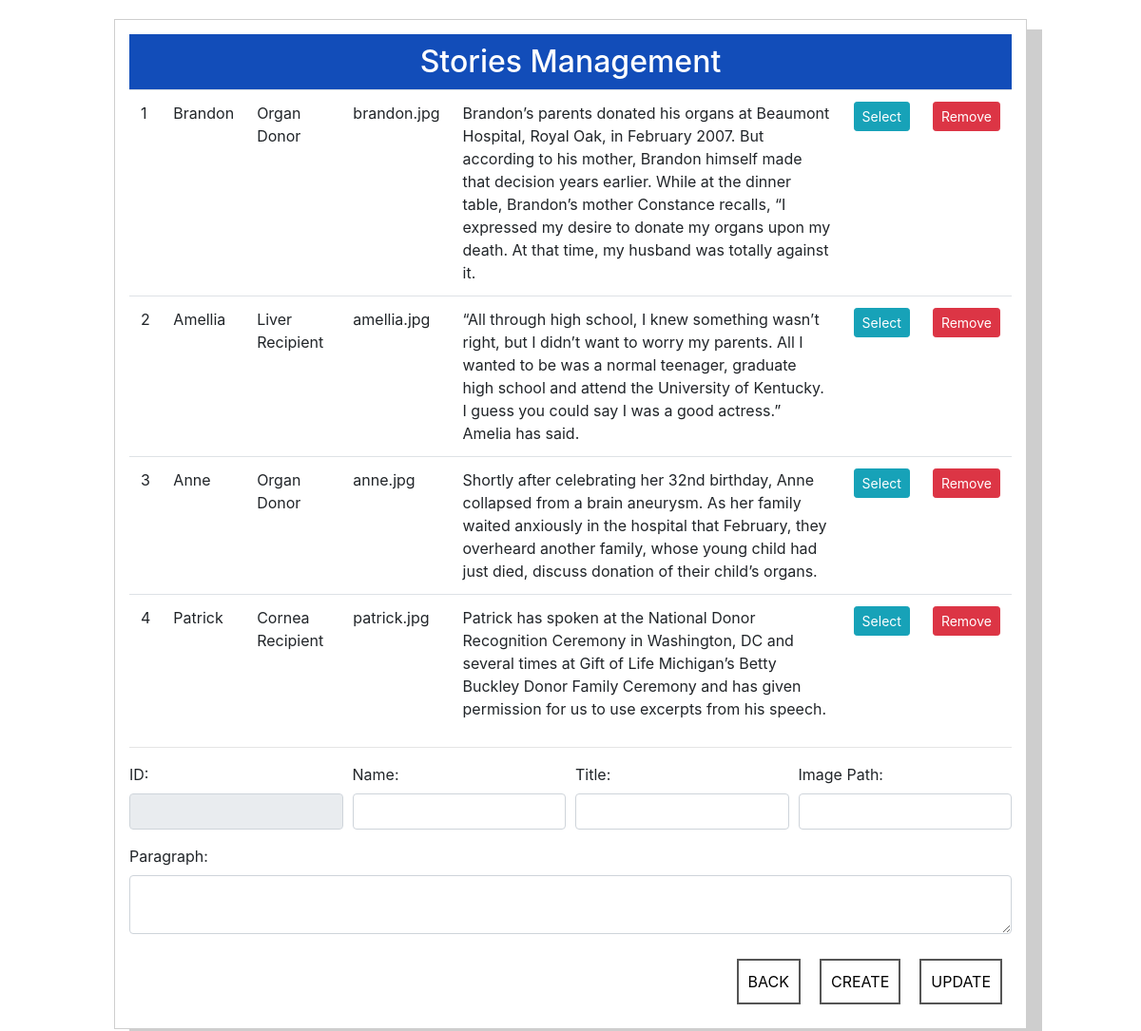
Page /admin/cms_story.php (signed in) on the committed database.
### tables this page shows
CREATE TABLE `stories` (
  `story_id` int(11) NOT NULL AUTO_INCREMENT,
  `story_name` text NOT NULL,
  `story_title` varchar(200) NOT NULL,
  `story_image` text NOT NULL,
  `story_paragraph` varchar(1280) NOT NULL,
  PRIMARY KEY (`story_id`)
);

### admin/cms_story.php (the view, shortened to what this page needs)
<?php
require("connection.php");
$fetch_stories = "SELECT * FROM stories";
$stories       = mysqli_query($link, $fetch_stories);
if ($stories) {
    $story_table = "<table class='table table-sm><thead><tr><th>Story Id</th><th>Name</th><th>Title</th><th>Image</th><th>Story</th><th></th><th></th></tr><thead><tbody>'";
    while ($row = mysqli_fetch_array($stories)) {
        $story_table .= "<tr><td>" . $row["story_id"] .
                        "</td><td>" . $row["story_name"] .
                        "</td><td>" . $row["story_title"] .
                        "</td><td>" . $row["story_image"] .
                        "</td><td>" . $row["story_paragraph"] .
                        "</td><td><a class='btn btn-sm btn-info selectStory' href='#' id='" . $row["story_id"] . "'>Select</a>" .
                        "</td><td><a class='btn btn-sm btn-danger' href='caller.php?caller_id=deleteStory&id=" . $row["story_id"] . "'>Remove</a></td></tr>";
    }
    $story_table .= "</tbody></table>";
}
?>
<!DOCTYPE HTML>
<html>
<head>
<link rel="stylesheet" href="../css/bootstrap.css">
<link rel="stylesheet" href="../css/font-awesome.min.css">
<link rel="stylesheet" href="../css/cms.css">
</head>
<body>
<div class="cmsPanel">
    <h2>Stories Management</h2>
    <?php if (!empty($story_table))
        echo $story_table; ?>
    <hr>
    <form action="cms_story.php" method="post">
        <div class="form-row">
            <div class="form-group col-md-3">
                <label for="storyId">ID:</label>
                <input type="text" class="form-control" name="id" id="storyId" readonly />
            </div>
            <div class="form-group col-md-3">
                <label for="storyName">Name:</label>
                <input type="text" class="form-control" name="name" id="storyName" />
            </div>
            <div class="form-group col-md-3">
                <label for="storyTitle">Title:</label>
                <input type="text" class="form-control" name="title" id="storyTitle" />
            </div>
            <div class="form-group col-md-3">
                <label for="storyImage">Image Path:</label>
                <input type="text" class="form-control" name="image" id="storyImage" />
            </div>
        </div>
        <div class="form-row">
            <div class="form-group col-md-12">
                <label for="storyContent">Paragraph:</label>
                <textarea class="form-control" name="paragraph" id="storyContent"></textarea>
            </div>
        </div>
        <input type="submit" name="updateStory" value="UPDATE">
        <input type="submit" name="newStory" value="CREATE">
        <a href="cms.php" class="backBtn">BACK</a>
    </form>
</div>
</body>
</html>

### css/cms.css (style rules this page uses)
h2 { text-align: center; padding: 10px 0; background: #124db9; color: #ffffff; margin: 0; }
a, a:hover { color: #ffffff; text-decoration: none; }
input[type=submit], .backBtn { border: 2px solid #555555; padding: 10px; color: #000000; background: #ffffff; float: right; margin: 10px; cursor: pointer; }
.cmsPanel { width: 80%; margin: 20px 10%; background: #ffffff; padding: 15px; border: 1px solid #cecece; box-shadow: 16px 11px 0px #cecece; overflow: auto; }

### rows in the picture
stories: story_id "1", story_name "Brandon", story_title "Organ Donor", story_image "brandon.jpg", story_paragraph "Brandon’s parents donated his organs at Beaumont Hospital, Royal Oak, in February 2007. But according to his mother, Brandon himself made that decision years earlier. While at the dinner table, Brandon’s mother Constance recalls, “I expressed my desire to donate my organs upon my death. At that time, my husband was totally against it."
stories: story_id "2", story_name "Amellia", story_title "Liver Recipient", story_image "amellia.jpg", story_paragraph "“All through high school, I knew something wasn’t right, but I didn’t want to worry my parents. All I wanted to be was a normal teenager, graduate high school and attend the University of Kentucky. I guess you could say I was a good actress.” Amelia has said."
stories: story_id "3", story_name "Anne", story_title "Organ Donor", story_image "anne.jpg", story_paragraph "Shortly after celebrating her 32nd birthday, Anne collapsed from a brain aneurysm. As her family waited anxiously in the hospital that February, they overheard another family, whose young child had just died, discuss donation of their child’s organs."
stories: story_id "4", story_name "Patrick", story_title "Cornea Recipient", story_image "patrick.jpg", story_paragraph "Patrick has spoken at the National Donor Recognition Ceremony in Washington, DC and several times at Gift of Life Michigan’s Betty Buckley Donor Family Ceremony and has given permission for us to use excerpts from his speech."
